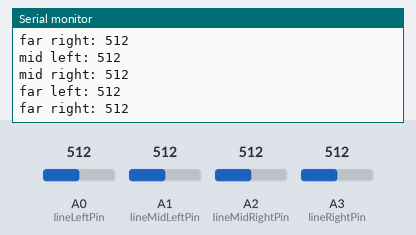
Bench run of a sketch on a simulated Arduino Uno, built with avr-gcc and run on an emulated ATmega328P. On the bench: the last lines printed to the serial monitor. Inputs (shaded band) come from the test bench; at power-on: A0 (lineLeftPin) = 512, A1 (lineMidLeftPin) = 512, A2 (lineMidRightPin) = 512, A3 (lineRightPin) = 512.

Above: at 1.3 s.
1.4 s: A0 (lineLeftPin) set to 716
At 1.83 s:
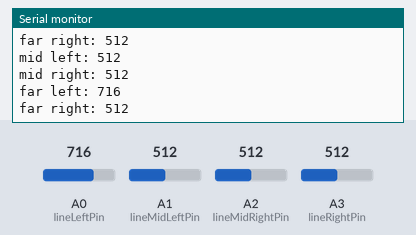
2.9 s: A1 (lineMidLeftPin) set to 716
4.4 s: A2 (lineMidRightPin) set to 716
At 4.84 s:
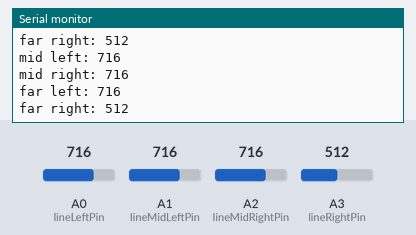
5.9 s: A3 (lineRightPin) set to 716
At 6.35 s:
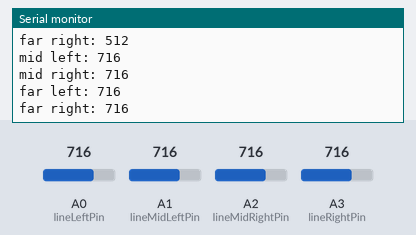
7.4 s: A0 (lineLeftPin) set to 992
At 7.85 s:
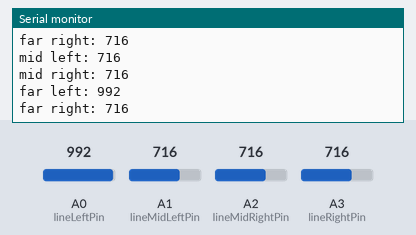
8.9 s: A1 (lineMidLeftPin) set to 992
Timing chart, 0 to 11.4 s (numbered marks = the images above; inputs shaded):
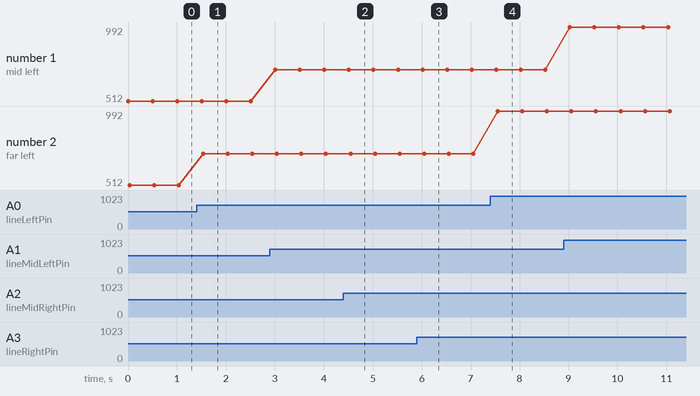

The sketch:

lineSensorTest.ino
```cpp
int lineMidLeft, lineMidRight, lineRight, lineLeft; //Line Sensor Values Variables
int lineMidLeftPin, lineMidRightPin, lineRightPin, lineLeftPin; //Analog pins with line sensors
int toleranceForward = 100;
int blackDetect = 850; //Under this value means robot is on top of whiteish, above this value means is blackish

void setup() {
  // put your setup code here, to run once:
  Serial.begin(9600);

  lineMidLeftPin = A1;
  lineMidRightPin = A2;
  lineRightPin = A3;
  lineLeftPin = A0;
}

void loop() {
  lineMidLeft = analogRead(lineMidLeftPin); lineMidRight = analogRead(lineMidRightPin);
  lineLeft = analogRead(lineLeftPin); lineRight = analogRead(lineRightPin);

  Serial.print("mid left: ");
  Serial.println(lineMidLeft);
  Serial.print("mid right: ");
  Serial.println(lineMidRight);
  Serial.print("far left: ");
  Serial.println(lineLeft);
  Serial.print("far right: ");
  Serial.println(lineRight);

  delay(500);
}
```

Measured:
- after the input at 1.4 s, the serial monitor: prints a new line after 0.14 s (image 1)
- after the input at 4.4 s, the serial monitor: prints a new line after 0.13 s (image 2)
- after the input at 5.9 s, the serial monitor: prints a new line after 0.17 s (image 3)
- after the input at 7.4 s, the serial monitor: prints a new line after 0.15 s (image 4)
- plotted number 2: 512 → 716 after the input at 1.4 s, 716 → 992 after the input at 7.4 s
